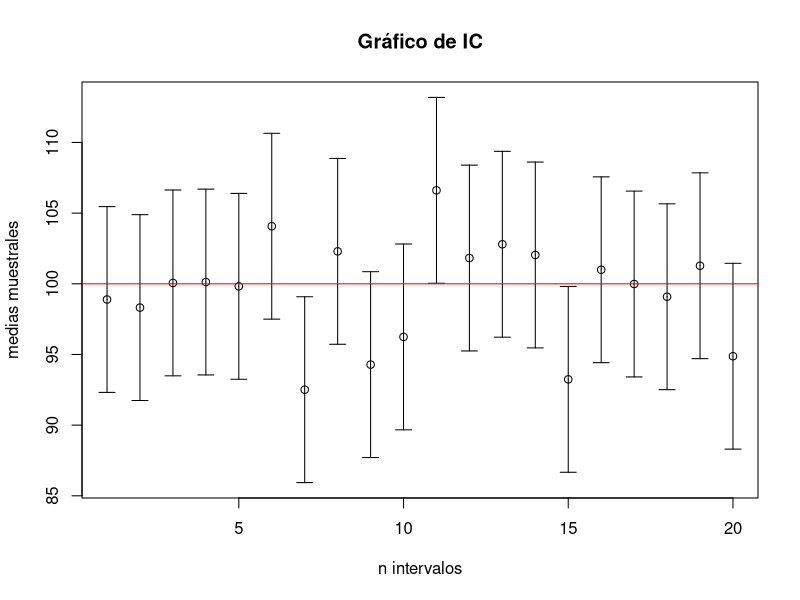
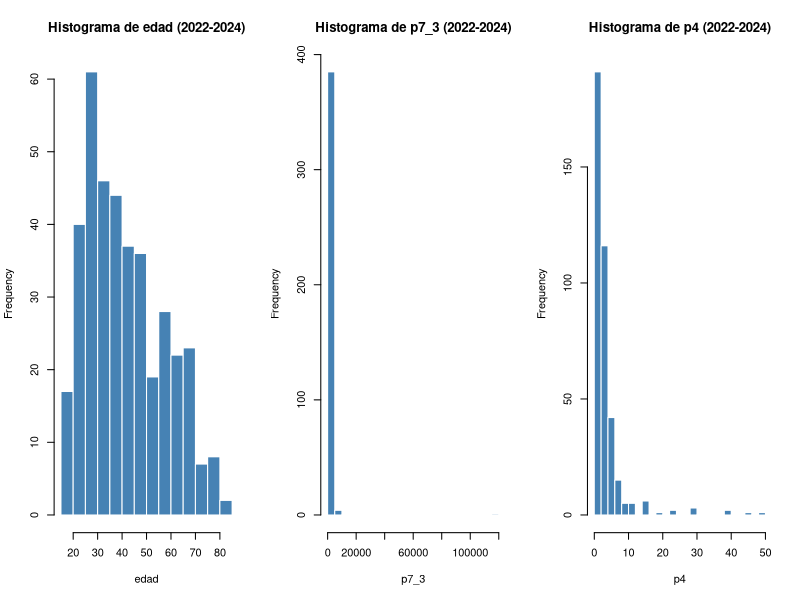
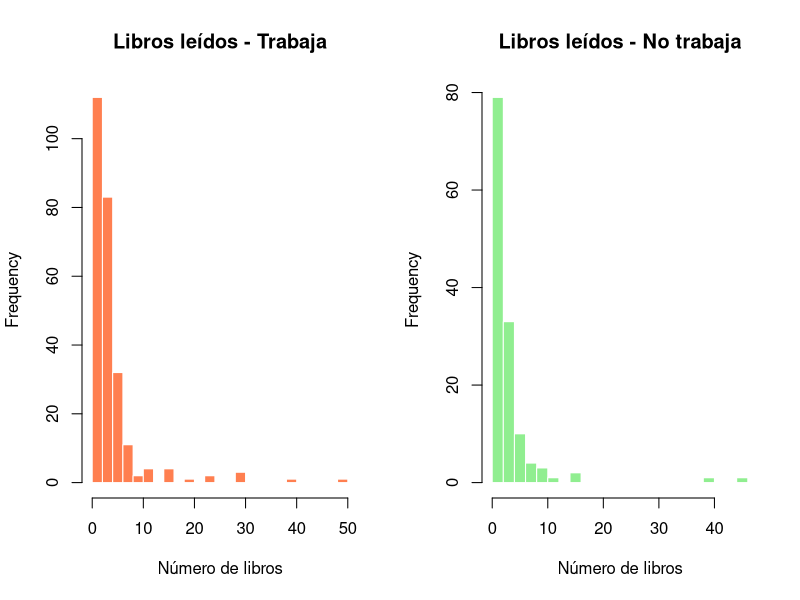
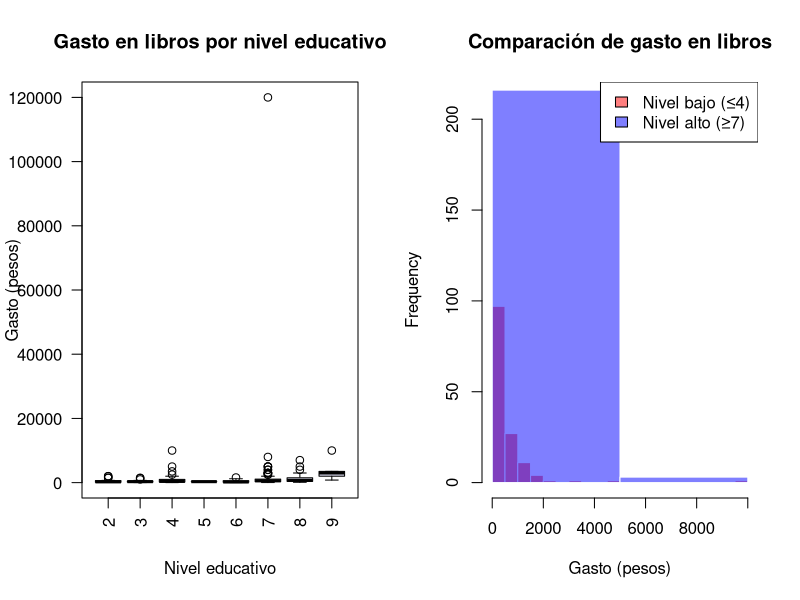
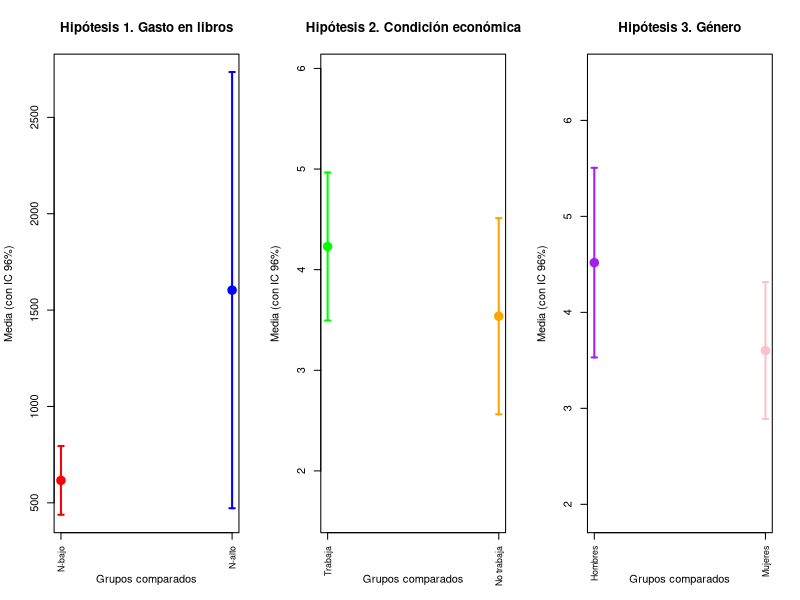

The R source for these figures, in order:
## ---- chunk 1
knitr::opts_chunk$set(echo = TRUE)
library(plotrix)
library(dplyr)
library(knitr)
library(kableExtra)
library(ggplot2)
## ---- chunk 2
#Nueva base de datos de los 3 años
M22L = read.csv("Datos2022Limpios.csv")
M23L = read.csv("Datos2023Limpios.csv")
M24L = read.csv("Datos2024Limpios.csv")

M2224 = bind_rows(M22L,M23L,M24L)

write.csv(M2224,"BasedeDatosMolec.csv",row.names = FALSE)
## ---- chunk 3
n = 20 # u otro valor como 50, 100
media = 100 # Media de población
DE = 15 # Desviación estándar depoblación
ErrorEst= DE/sqrt(n)
X_ = rnorm(n, media, ErrorEst)
E = 1.96*DE/sqrt(n) # E = Error máximo
plotCI(1:n,X_, E ,main="Gráfico de IC", , xlab
= "n intervalos", ylab = "medias muestrales")
abline(h = 100, col = "red")

## ---- chunk 4
alfa1 = 0.04
nc = 1 - alfa1

LI1= M2224 %>% filter(nivel <= 4) %>% pull(p7_3)
LS1= M2224 %>% filter(nivel >= 7) %>% pull(p7_3)

n11 = length(LI1)
n21 = length(LS1)

x1bar = mean(LI1)
x2bar = mean(LS1)

s11 = var(LI1)
s21 = var(LS1)

t1 = (x1bar - x2bar) / sqrt(s11/n11 + s21/n21)

df1 = (s11/n11 + s21/n21)^2 /  ( (s11/n11)^2/(n11-1) + (s21/n21)^2/(n21-1) )

zf1 = qt(alfa1, df1)

#Cola izquierda porque buscamos un valor menor
p1 = pt(t1, df1)

se1 = sqrt(s11) / sqrt(n11) 
se2 = sqrt(s21) / sqrt(n21)  

t_crit_bilateral <- qt(0.98, df = n11 - 1) 

E1 = t_crit_bilateral * se1
E2 = t_crit_bilateral * se2

cat("Estadístico de prueba t =",t1,"\nValor crítico zf =",zf1,"\nValor p =",p1)
## ---- chunk 5
t.test(LI1, LS1, alternative = "less", var.equal = FALSE, conf.level = 0.96)
## ---- chunk 6
trabaja= M2224 %>% filter(cond_act == 1) %>% pull(p4)
no_trabaja= M2224 %>% filter(cond_act != 1) %>% pull(p4)

n12 = length(trabaja)
n22 = length(no_trabaja)

x1bar2 = mean(trabaja)
x2bar2 = mean(no_trabaja)

s12 = var(trabaja)
s22 = var(no_trabaja)

t2 = (x1bar2 - x2bar2) / sqrt(s12/n12 + s22/n22)

zf2 = qnorm(1-alfa1/2)

df2 = (s12/n12 + s22/n22)^2 /  ( (s12/n12)^2/(n12-1) + (s22/n22)^2/(n22-1) )

#Prueba de 2 colas
p2 = 2*pt(-abs(t2), df2)

SE = sqrt(s12/n12 + s22/n22)
tc2 = qt(1 - alfa1/2, df2)
LI2 = (x1bar2 - x2bar2) - tc2 * SE
LS2 = (x1bar2 - x2bar2) + tc2 * SE

cat("Estadístico de prueba t =",t2,"\nValor crítico zf =",zf2,"\nValor p =",p2)
cat("\nIntervalo: [",LI2,",",LS2,"]")
## ---- chunk 7
t.test(trabaja, no_trabaja, alternative = "two.sided", var.equal = FALSE, conf.level = 0.96)
## ---- chunk 8
hombres=M2224 %>% filter(sexo == 1) %>% pull(p4)
mujeres=M2224 %>% filter(sexo == 2) %>% pull(p4)

n13 = length(hombres)
n23 = length(mujeres)

x1bar3 = mean(hombres)
x2bar3 = mean(mujeres)

s13 = var(hombres) 
s23 = var(mujeres)

sp3 = ((n13 - 1)*s13 + (n23 - 1)*s23) / (n13 + n23 - 2)

# Estadístico t con varianzas iguales
t3 = (x1bar3 - x2bar3) / sqrt(sp3 * (1/n13 + 1/n23))

zf3 = qnorm(1-alfa1/2)

df3 = n13 + n23 - 2

p3 = 2 * pt(-abs(t3), df3)

SE3 = sqrt(sp3 * (1/n13 + 1/n23))
tc3 = qt(1 - alfa1/2, df3)
LI3 = (x1bar3 - x2bar3) - tc3 * SE3
LS3 = (x1bar3 - x2bar3) + tc3 * SE3

cat("Estadístico de prueba t =",t3,"\nValor crítico zf =",zf3,"\nValor p =",p3)
cat("\nIntervalo: [",LI3,",",LS3,"]")
## ---- chunk 9
t.test(hombres, mujeres, alternative = "two.sided",var.equal = TRUE, conf.level = 0.96)
## ---- chunk 10
# Seleccionar solo las variables cuantitativas
Datos_cuant_combinados = M2224[, c("edad", "p7_3", "p4")]
par(mfrow = c(1,3))
for (v in names(Datos_cuant_combinados)) {
  hist(Datos_cuant_combinados[[v]], 
       main = paste("Histograma de", v, "(2022-2024)"), 
       xlab = v, col = "steelblue", border = "white",
       breaks = 20)
}
par(mfrow = c(1,1))
## ---- chunk 11
par(mfrow = c(1,2))

# Histograma para quienes trabajan
hist(trabaja, 
     main = "Libros leídos - Trabaja", 
     xlab = "Número de libros", 
     col = "coral", 
     border = "white",
     breaks = 20)

# Histograma para quienes no trabajan
hist(no_trabaja, 
     main = "Libros leídos - No trabaja", 
     xlab = "Número de libros", 
     col = "lightgreen", 
     border = "white",
     breaks = 20)

par(mfrow = c(1,1))
## ---- chunk 12
# Función de análisis cuantitativo
analisis_cuant = function(x){
  x = as.numeric(x)
  x = x[!is.na(x)]
  
  if(length(x) < 2){
    return(data.frame(
      Media = NA, Mediana = NA, Rango_Medio = NA, Desviacion = NA,
      Coef_Variacion = NA, Q1 = NA, Q2 = NA, Q3 = NA,
      Sesgo = NA, Curtosis = NA
    ))
  }
  
  media = mean(x)
  mediana = median(x)
  rango_medio = (max(x) + min(x)) / 2
  desv = sd(x)
  coef_var = ifelse(media != 0, (desv / media) * 100, NA)
  cuartiles = quantile(x, probs = c(0.25, 0.5, 0.75))
  
  if (desv > 0){
    sesgo = sum((x - media)^3) / (length(x) * desv^3)
    curtosis = sum((x - media)^4) / (length(x) * desv^4)
  } else {
    sesgo = NA
    curtosis = NA
  }
  
  data.frame(
    Media = round(media, 2),
    Mediana = round(mediana, 2),
    Rango_Medio = round(rango_medio, 2),
    Desviacion = round(desv, 2),
    CV = round(coef_var, 2),
    Q1 = round(cuartiles[1], 2),
    Q2 = round(cuartiles[2], 2),
    Q3 = round(cuartiles[3], 2),
    Sesgo = round(sesgo, 2),
    Curtosis = round(curtosis, 2)
  )
}

# Aplicar análisis a datos combinados
tabla_cuant_combinada = lapply(Datos_cuant_combinados, analisis_cuant)
tabla_cuant_combinada = do.call(rbind, tabla_cuant_combinada)
rownames(tabla_cuant_combinada) = names(Datos_cuant_combinados)

kable(tabla_cuant_combinada, 
      caption = "Tabla 1. Medidas descriptivas de variables cuantitativas (2022-2024)") %>%
  kable_styling(full_width = TRUE, bootstrap_options = c("striped","hover"))
## ---- chunk 13
par(mfrow = c(1,2))

# Boxplot del gasto por nivel educativo
boxplot(p7_3 ~ nivel, data = M2224,
        main = "Gasto en libros por nivel educativo",
        xlab = "Nivel educativo",
        ylab = "Gasto (pesos)",
        col = "lavender",
        las = 2)

# Histograma comparativo
hist(LI1, 
     main = "Comparación de gasto en libros", 
     xlab = "Gasto (pesos)", 
     col = rgb(1,0,0,0.5), 
     border = "white",
     breaks = 30,
     ylim = c(0, max(c(length(LI1[LI1 < 5000]), length(LS1[LS1 < 5000])))))
hist(LS1, 
     col = rgb(0,0,1,0.5), 
     border = "white",
     breaks = 30,
     add = TRUE)
legend("topright", 
       legend = c("Nivel bajo (≤4)", "Nivel alto (≥7)"), 
       fill = c(rgb(1,0,0,0.5), rgb(0,0,1,0.5)))

par(mfrow = c(1,1))
## ---- chunk 14
library(plotrix)

# Calcular intervalos de confianza para diferentes grupos
alfa = 0.04
nc = 1 - alfa

# Gasto por nivel educativo (bajo vs alto)
media_bajo = mean(LI1)
media_alto = mean(LS1)
se_bajo = sd(LI1) / sqrt(length(LI1))
se_alto = sd(LS1) / sqrt(length(LS1))
E_bajo = qt(1 - alfa/2, length(LI1)-1) * se_bajo
E_alto = qt(1 - alfa/2, length(LS1)-1) * se_alto

# Libros leídos por condición de actividad
media_trabaja = mean(trabaja)
media_no_trabaja = mean(no_trabaja)
se_trabaja = sd(trabaja) / sqrt(length(trabaja))
se_no_trabaja = sd(no_trabaja) / sqrt(length(no_trabaja))
E_trabaja = qt(1 - alfa/2, length(trabaja)-1) * se_trabaja
E_no_trabaja = qt(1 - alfa/2, length(no_trabaja)-1) * se_no_trabaja

# Libros leídos por sexo
media_hombres = mean(hombres)
media_mujeres = mean(mujeres)
se_hombres = sd(hombres) / sqrt(length(hombres))
se_mujeres = sd(mujeres) / sqrt(length(mujeres))
E_hombres = qt(1 - alfa/2, length(hombres)-1) * se_hombres
E_mujeres = qt(1 - alfa/2, length(mujeres)-1) * se_mujeres

# Crear el gráfico
medias1 = c(media_bajo, media_alto)
medias2 = c(media_trabaja, media_no_trabaja)
medias3 = c(media_hombres, media_mujeres)
errores1 = c(E_bajo, E_alto)
errores2 = c(E_trabaja, E_no_trabaja)
errores3 = c(E_hombres, E_mujeres)
grupos1 = c("N-bajo", "N-alto")
grupos2 = c("Trabaja", "No trabaja")
grupos3 = c("Hombres", "Mujeres")
colores1 = c("red", "blue")
colores2 = c("green", "orange")
colores3 = c("purple", "pink")

par(mfrow = c(1, 3))
plotCI(1:2, medias1, errores1,
       main = "Hipótesis 1. Gasto en libros",
       xlab = "Grupos comparados", 
       ylab = "Media (con IC 96%)",
       xaxt = "n",
       pch = 19,
       col = colores1,
       lwd = 2,
       cex = 1.5,
       ylim = c(min(medias1 - errores1) - 1, max(medias1 + errores1) + 1))

axis(1, at = 1:2, labels = grupos1, las = 2, cex.axis = 0.8)
abline(v = c(2.5, 4.5), lty = 2, col = "gray")

plotCI(1:2, medias2, errores2,
       main = "Hipótesis 2. Condición económica",
       xlab = "Grupos comparados", 
       ylab = "Media (con IC 96%)",
       xaxt = "n",
       pch = 19,
       col = colores2,
       lwd = 2,
       cex = 1.5,
       ylim = c(min(medias2 - errores2) - 1, max(medias2 + errores2) + 1))

axis(1, at = 1:2, labels = grupos2, las = 2, cex.axis = 0.8)
abline(v = c(2.5, 4.5), lty = 2, col = "gray")

plotCI(1:2, medias3, errores3,
       main = "Hipótesis 3. Género",
       xlab = "Grupos comparados", 
       ylab = "Media (con IC 96%)",
       xaxt = "n",
       pch = 19,
       col = colores3,
       lwd = 2,
       cex = 1.5,
       ylim = c(min(medias3 - errores3) - 1, max(medias3 + errores3) + 1))

axis(1, at = 1:2, labels = grupos3, las = 2, cex.axis = 0.8)
abline(v = c(2.5, 4.5), lty = 2, col = "gray")
